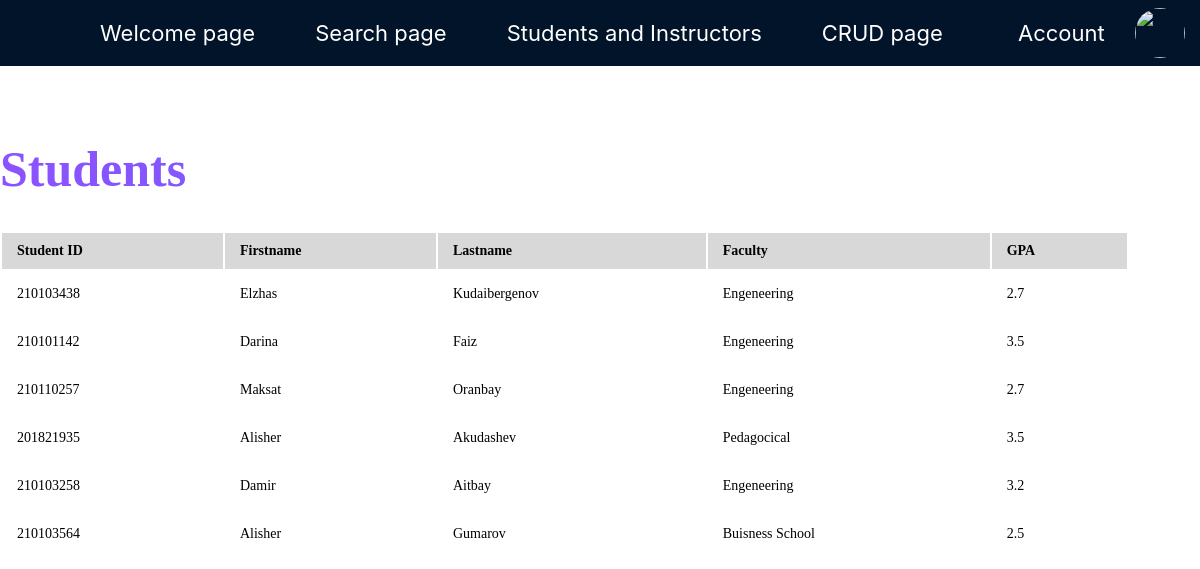
/home/, run on the app's committed database.
### sdudent/models.py (models this page shows)
class Student(models.Model):
    student_id = models.IntegerField(verbose_name='Student ID')
    firstname = models.CharField(max_length=255, verbose_name='First Name')
    lastname = models.CharField(max_length=255, verbose_name='Last Name')
    faculty = models.CharField(max_length=255, verbose_name='Faculty')
    student_gpa = models.FloatField(verbose_name='GPA')

### sdudent/views.py (the view)
# urls.py: 2. Add a URL to urlpatterns:  path('', views.home, name='home')
def home(request):
    students = Student.objects.all()
    context = {'students': students}
    return render(request, 'home.html', context)

### sdudent/templates/home.html (shortened to what this page needs)
<head>
</head>
<nav>
  <a style="margin-left: 100px" href="{% url 'sdudent'%}">Welcome page</a>
  <a href="{% url 'index'%}">Search page</a>
  <a href="{% url 'all_members'%}">Students and Instructors</a>
  <a href="{% url 'home'%}">CRUD page</a>
  <div class="welcome-div">
    <div class="dropdown">
      <a href="{% url 'register'%}">Account</a>
    </div>
    <img
      src="{{ user.profile.image.url }}"
      width="50"
      style="border-radius: 50%"
    />
  </div>
</nav>
{% block content %}
<h1>Students</h1>
<table>
  <thead>
    <tr>
      <th>Student ID</th>
      <th>Firstname</th>
      <th>Lastname</th>
      <th>Faculty</th>
      <th>GPA</th>
    </tr>
  </thead>
  <tbody>
    {% for student in students %}
    <tr>
      <td>{{ student.student_id }}</td>
      <td>{{ student.firstname }}</td>
      <td>{{ student.lastname }}</td>
      <td>{{ student.faculty }}</td>
      <td>{{ student.student_gpa }}</td>
      <td class="td">
      </td>
    </tr>
    {% endfor %}
  </tbody>
</table>
 {% endblock %}

### sdudent/templates/home.html (style rules this page uses)
h1 { font-size: 50px; font-weight: 600; background-image: linear-gradient(to left, #5271ff, #8c52ff); color: transparent; background-clip: text; -webkit-background-clip: text; }
table { width: 100%; border: 1px solid #grey; margin-bottom: 20px; }
th { font-weight: bold; text-align: left; border: none; padding: 10px 15px; background: #d8d8d8; font-size: 14px; border-left: 1px solid #ddd; border-right: 1px solid #ddd; border: none; }
td { text-align: left; border-left: 1px solid #ddd; border-right: 1px solid #ddd; padding: 15px 15px; font-size: 14px; vertical-align: top; border: none; }
nav { background-color: #011429; display: flex; width: 100%; flex-direction: row; align-items: center; margin-bottom: 40px; }
nav a { font-size: 22px; color: #fff; margin: 20px 30px; text-decoration: none; position: relative; font-family: -apple-system, BlinkMacSystemFont, "Segoe UI", "Roboto", "Oxygen", "Ubuntu", "Cantarell", "Fira Sans", "Droid Sans", "Helvetica Neue", sans-serif; }
nav a::after { content: ""; display: block; height: 2px; width: 0; background-color: #1fb6ff; transition: width 0.3s ease-in-out; position: absolute; bottom: 0; left: 0; }
.dropdown { position: relative; display: inline-block; float: right; margin-left: auto; margin-right: auto; }
.welcome-div { display: flex; direction: row; align-items: center; float: right; margin-left: auto; margin-right: auto; }

### data on the page
Student: student_id "210103438", firstname "Elzhas", lastname "Kudaibergenov", faculty "Engeneering", student_gpa "2.7"
Student: student_id "210101142", firstname "Darina", lastname "Faiz", faculty "Engeneering", student_gpa "3.5"
Student: student_id "210110257", firstname "Maksat", lastname "Oranbay", faculty "Engeneering", student_gpa "2.7"
Student: student_id "201821935", firstname "Alisher", lastname "Akudashev", faculty "Pedagocical", student_gpa "3.5"
Student: student_id "210103258", firstname "Damir", lastname "Aitbay", faculty "Engeneering", student_gpa "3.2"
Student: student_id "210103564", firstname "Alisher", lastname "Gumarov", faculty "Buisness School", student_gpa "2.5"
